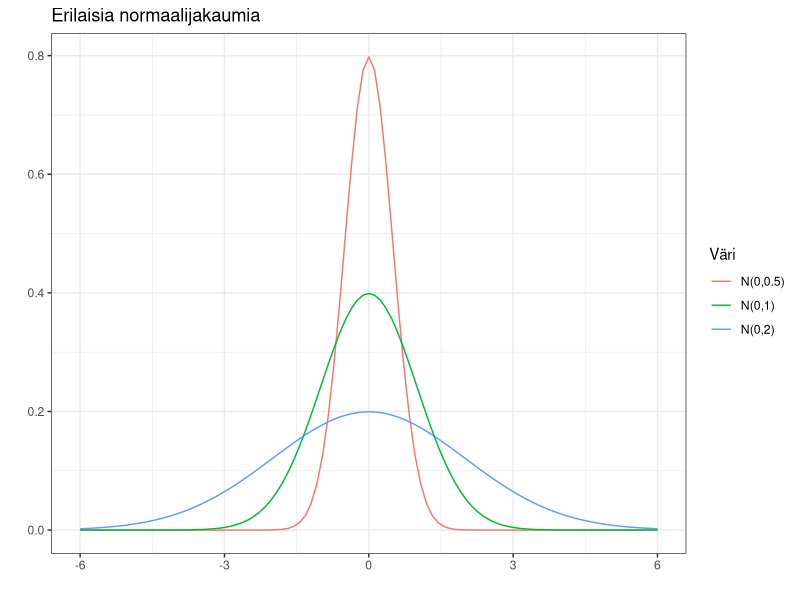

Write the R code that produced this figure. (Note: this script raises an error after producing the figure.)
## ---- chunk 1
library(ggplot2)
theme_set(theme_bw())
#generate a normal distribution plot
ggplot(data.frame(x = c(-6, 6)), aes(x = x)) +
stat_function(fun = dnorm, args = c(0,0.5), aes(col = "N(0,0.5)")) + 
  stat_function(fun = dnorm, args = c(0,2), aes(col = "N(0,2)")) +
  stat_function(fun = dnorm, args = c(0,1), aes(col = "N(0,1)")) + 
  ggtitle("Erilaisia normaalijakaumia") +  
  labs(x = "", y = "") + 
  labs(colour = "Väri") 
## ---- chunk 2
library(ggplot2)
theme_set(theme_bw())
miehet = c(0,1,2,3,4,5,6,7,8,9,10,11,12)
perheet = c(3,24,104,286,670,1033,1343,1112,829,478,181,45,7)
saks = rbind.data.frame(miehet, perheet)
rownames(saks) = c("Miesten lkm", "Perheiden lkm")
colnames(saks) = c(0:12)
library(dplyr)
library(knitr)
library(kableExtra)
kable(saks, booktabs = TRUE) %>% 
  kable_styling(font_size = 12, latex_options = "scale_down")
## ---- chunk 3
knitr::include_graphics("images/Miesten_lkm.jpg")
## ---- chunk 4
knitr::include_graphics("images/poisson.jpg")
## ---- chunk 5
rivi1 = c(27,29,10,8,2,76)
rivi2 = c(59,53,14,12,4,142)
rivi3 = c(28,32,14,12,4,90)
rivi4 = c(19,14,7,4,1,45)
rivi5 = c(7,8,10,2,0,27)
rivi6 = c(140,136,55,38,11,380)

taulukko = rbind.data.frame(rivi1,rivi2,rivi3,rivi4,rivi5,rivi6)
rownames(taulukko) = c("0", "1", "2", "3", "4+", "Yht.")
colnames(taulukko) = c("0", "1", "2", "3", "4+", "Yht.")

kable(taulukko, booktabs = TRUE) %>%
  add_header_above(c("Kotij. maalien lkm." = 1, "Vierasj. maalien lkm." = 5, "Yht." = 1)) 
## ---- chunk 6
ka = c("1.486","1.063","2.550")
va = c("1.316","1.172","2.618")
taulukko = rbind.data.frame(ka, va)
rownames(taulukko) = c("Keskiarvo", "Varianssi")
colnames(taulukko) = c("Kotijoukkue (home)", "Vierasjoukkue (away)", "Yht.")

kable(taulukko, booktabs = TRUE) 
## ---- chunk 7
knitr::include_graphics("images/unbiased.jpg")
